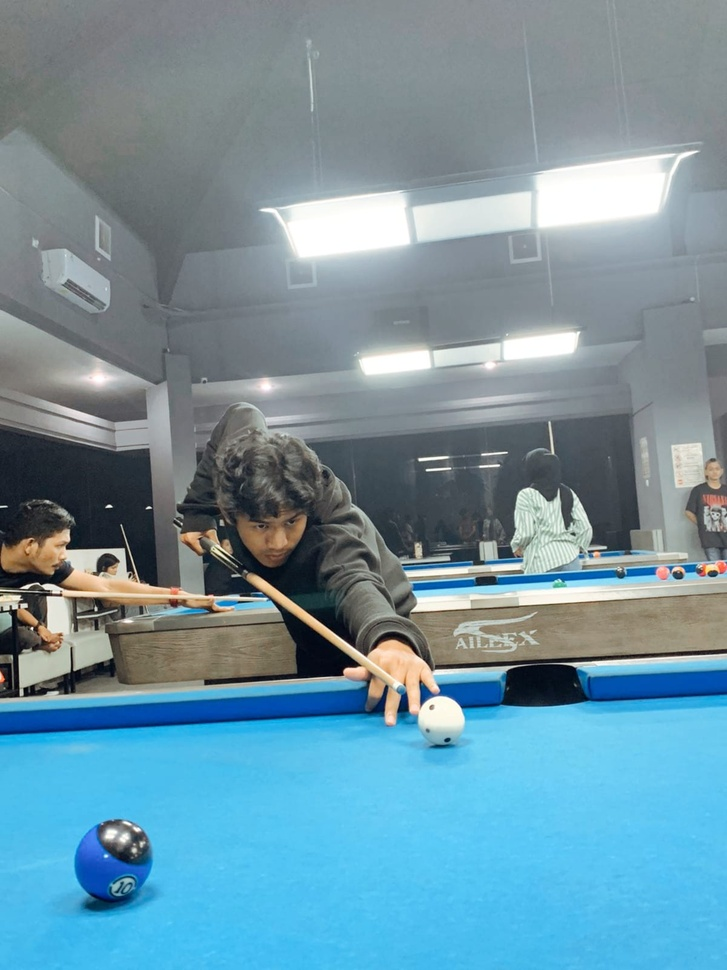
#> input picture belajar-python/zaed.jpeg, 727 x 970 px, shrunk from 1200 x 1600 before the run
$ python coba3.py
#> lines starting #> are read from the running program, lines starting #| are printed output that depends on the picture
import cv2
import matplotlib.pyplot as plt
import numpy as np

# Read image from disk
img = cv2.imread('zaed.jpeg')
#> img is the input picture: shape (970, 727, 3); mean B, G, R 162.7, 148.4, 113.4

# Convert BGR to RGB
image_rgb = cv2.cvtColor(img, cv2.COLOR_BGR2RGB)

# Image shape along X and y
width = image_rgb.shape[1]
#> width = 727
height = image_rgb.shape[0]
#> height = 970

# Define the shearing factors
shear_X = 0.10
shear_Y = 0.10

# Define the Transformation matrix for shearing
transformation_matrix = np.array([[1, shear_X, 0],
                                  [0, 1, shear_Y]])
dtype=np.float32

# Apply Shearing
sheared_image = cv2.warpAffine(image_rgb, transformation_matrix, (width, height))
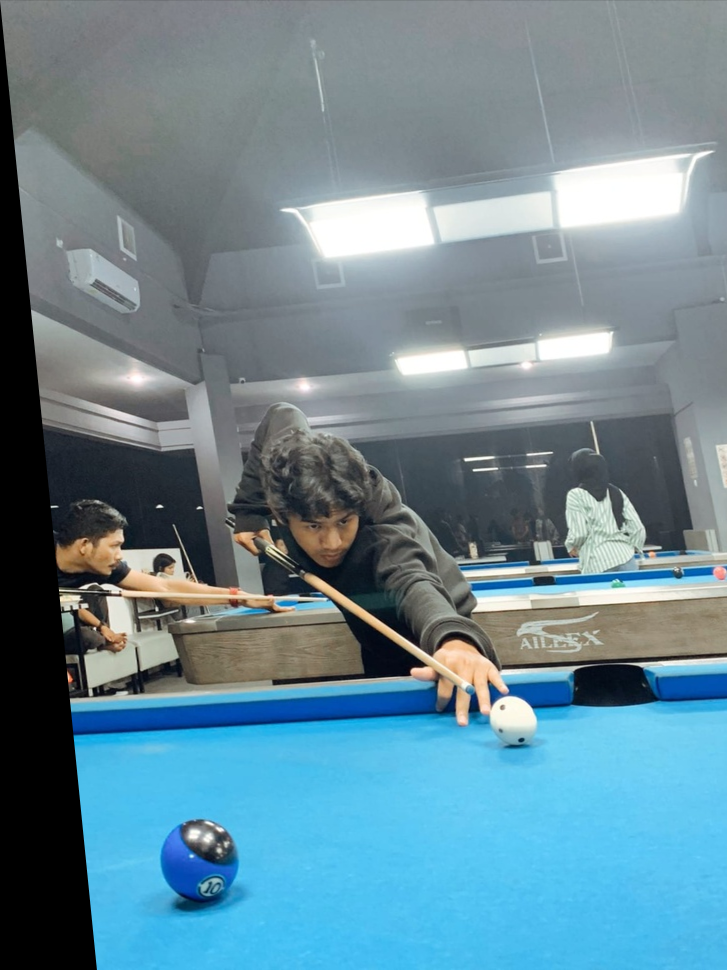
#> sheared_image: shape (970, 727, 3); mean R, G, B 106.1, 137.3, 150

# Create Subplot
fig, axs = plt.subplots(1, 2, figsize=(7, 4))

# Plot the original image
axs[0].imshow(image_rgb)
axs[0].set_title('Original Image')

# Plot the sheared image
axs[1].imshow(sheared_image)
axs[1].set_title('Sheared Image')

# Remove ticks from the subplots
for ax in axs:
    ax.set_xticks([])
    ax.set_yticks([])

# Display the subplot
plt.tight_layout()
plt.show()
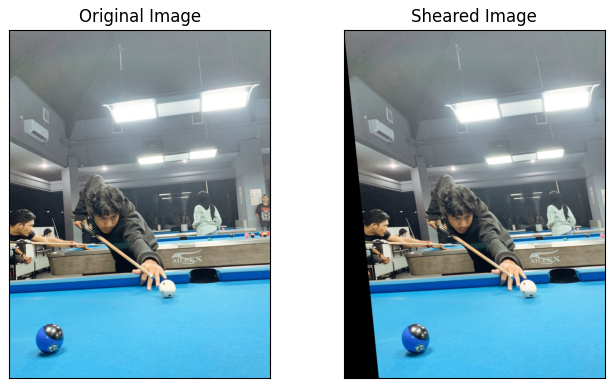
#> figure drawn by matplotlib, 2 panels
